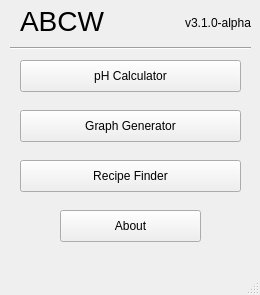
<?xml version="1.0" encoding="UTF-8"?>
<ui version="4.0">
 <class>MainWindow</class>
 <widget class="QMainWindow" name="MainWindow">
  <property name="geometry">
   <rect>
    <x>0</x>
    <y>0</y>
    <width>260</width>
    <height>295</height>
   </rect>
  </property>
  <property name="windowTitle">
   <string>Acid Base Calculation Wizard</string>
  </property>
  <widget class="QWidget" name="centralwidget">
   <widget class="QPushButton" name="calculatorButton">
    <property name="geometry">
     <rect>
      <x>20</x>
      <y>60</y>
      <width>221</width>
      <height>32</height>
     </rect>
    </property>
    <property name="text">
     <string>pH Calculator</string>
    </property>
   </widget>
   <widget class="QPushButton" name="generatorButton">
    <property name="geometry">
     <rect>
      <x>20</x>
      <y>110</y>
      <width>221</width>
      <height>32</height>
     </rect>
    </property>
    <property name="text">
     <string>Graph Generator</string>
    </property>
   </widget>
   <widget class="QPushButton" name="finderButton">
    <property name="geometry">
     <rect>
      <x>20</x>
      <y>160</y>
      <width>221</width>
      <height>32</height>
     </rect>
    </property>
    <property name="text">
     <string>Recipe Finder</string>
    </property>
   </widget>
   <widget class="QPushButton" name="aboutButton">
    <property name="geometry">
     <rect>
      <x>60</x>
      <y>210</y>
      <width>141</width>
      <height>32</height>
     </rect>
    </property>
    <property name="text">
     <string>About</string>
    </property>
   </widget>
   <widget class="QLabel" name="label">
    <property name="geometry">
     <rect>
      <x>20</x>
      <y>10</y>
      <width>141</width>
      <height>21</height>
     </rect>
    </property>
    <property name="font">
     <font>
      <pointsize>21</pointsize>
     </font>
    </property>
    <property name="text">
     <string>ABCW</string>
    </property>
   </widget>
   <widget class="QLabel" name="label_2">
    <property name="geometry">
     <rect>
      <x>170</x>
      <y>10</y>
      <width>81</width>
      <height>20</height>
     </rect>
    </property>
    <property name="text">
     <string>v3.1.0-alpha</string>
    </property>
    <property name="alignment">
     <set>Qt::AlignBottom|Qt::AlignRight|Qt::AlignTrailing</set>
    </property>
   </widget>
   <widget class="Line" name="line">
    <property name="geometry">
     <rect>
      <x>10</x>
      <y>40</y>
      <width>241</width>
      <height>16</height>
     </rect>
    </property>
    <property name="orientation">
     <enum>Qt::Horizontal</enum>
    </property>
   </widget>
  </widget>
  <widget class="QMenuBar" name="menubar">
   <property name="geometry">
    <rect>
     <x>0</x>
     <y>0</y>
     <width>260</width>
     <height>22</height>
    </rect>
   </property>
  </widget>
  <widget class="QStatusBar" name="statusbar"/>
  <action name="calculatorAction">
   <property name="text">
    <string>pH Calculator</string>
   </property>
  </action>
  <action name="generatorAction">
   <property name="text">
    <string>Graph Generator</string>
   </property>
  </action>
  <action name="finderAction">
   <property name="text">
    <string>Recipe Finder</string>
   </property>
  </action>
  <action name="aboutAction">
   <property name="text">
    <string>About pH-Calculator</string>
   </property>
  </action>
 </widget>
 <resources/>
 <connections/>
</ui>
